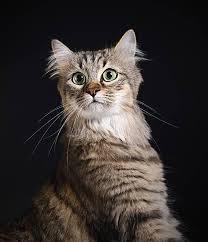
#> input picture Photos/cat.jpg, 208 x 242 px
$ python transformation.py
#> lines starting #> are read from the running program, lines starting #| are printed output that depends on the picture
import cv2 as cv
import numpy as np

#  - translate image


img= cv.imread('Photos/cat.jpg')
#> img is the input picture: shape (242, 208, 3); mean B, G, R 48.3, 50.7, 56.5

def translate(img,x,y):
#> called with x = 100, y = 100
     translateMatrix = np.float32([[1,0,x],[0,1,y]])
     dimensions = (img.shape[1],img.shape[0])
#> dimensions = (208, 242)
     return cv.warpAffine(img,translateMatrix,dimensions)
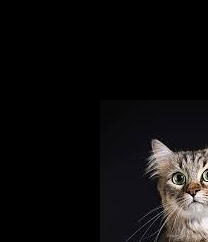
#> returned value: shape (242, 208, 3); mean of channels 0, 1, 2 15.1, 15.2, 16.6; drawn as B, G, R


#  -x -> left
#  -y -> up
# x -> right
# y -> down

translated = translate(img,100,100)
cv.imshow('translated',translated)
cv.waitKey(0)


$ run again, with Photos/park.jpg copied over Photos/cat.jpg
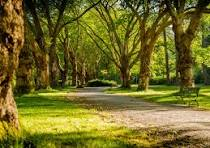
#> input picture Photos/park.jpg, 210 x 148 px
#> img is the input picture: shape (148, 210, 3); mean B, G, R 39.8, 107.8, 114.1
#> in translate, `return cv.warpAffine(img,translateMatrix,dimensions)`:
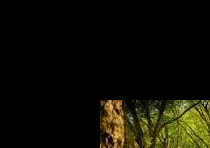
#> returned value: shape (148, 210, 3); mean of channels 0, 1, 2 4.6, 14.8, 15.7; drawn as B, G, R
